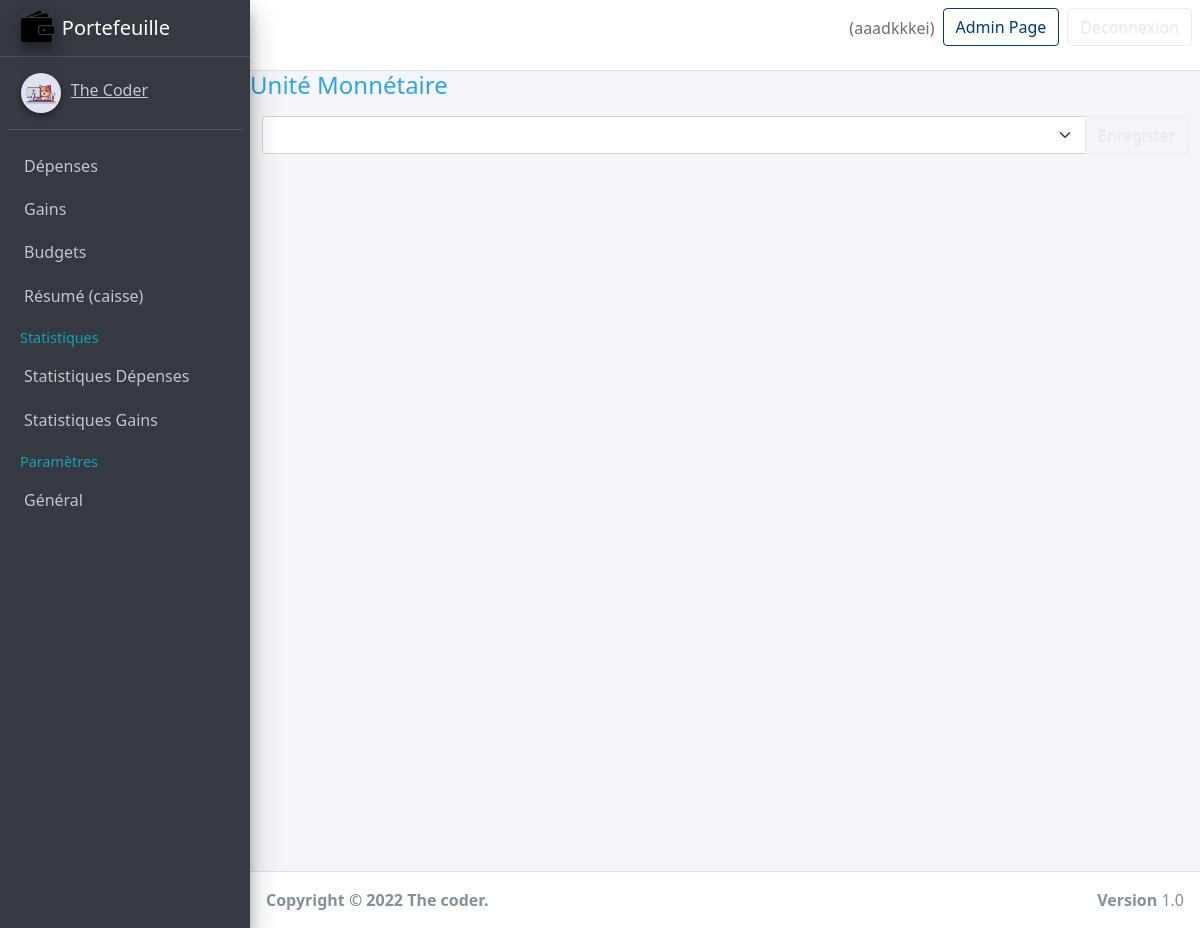
The page /preferences/ (signed in) on the database as committed earlier.
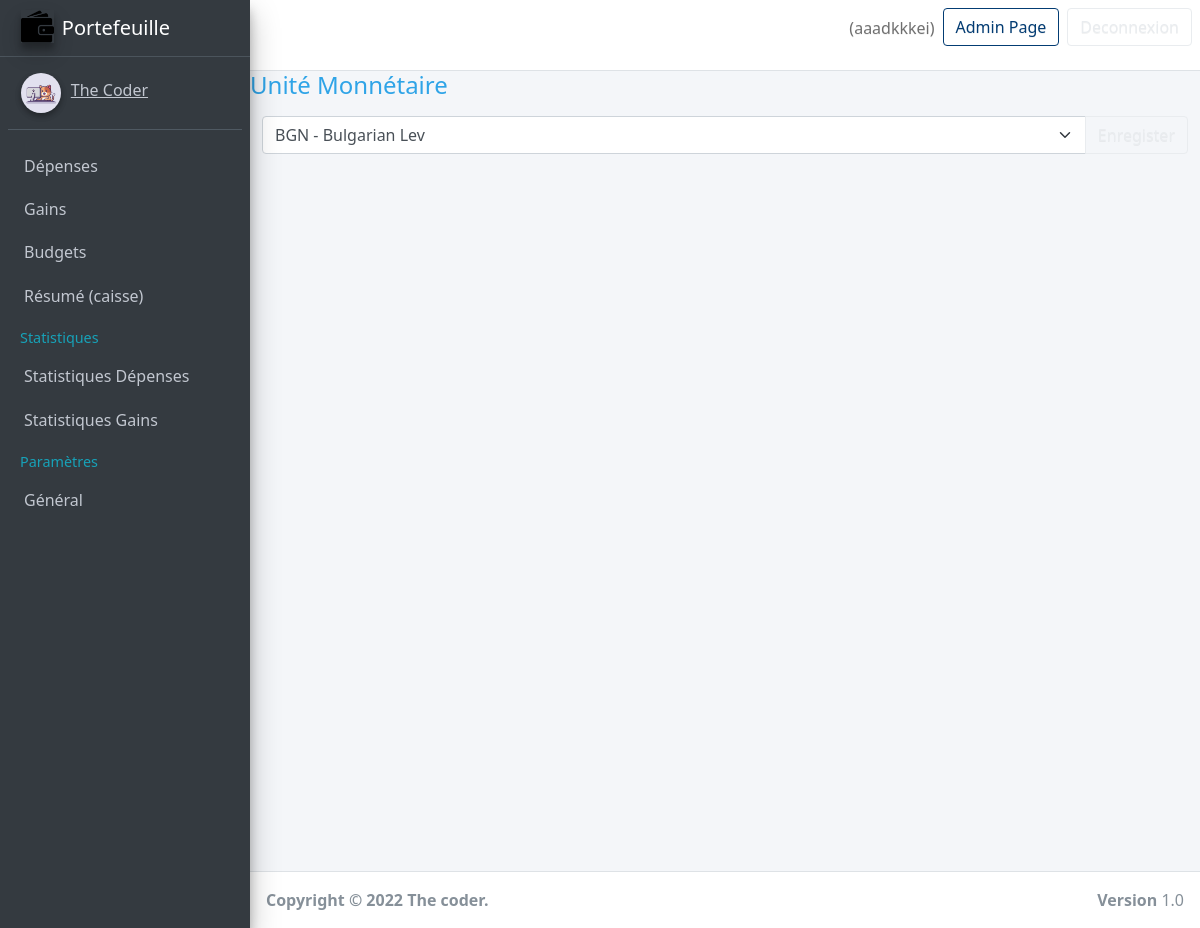
The same page on the database as committed later.
### userpreferences/models.py (models this page shows, shortened)
class UserPreference(models.Model):
    user = models.OneToOneField(to = User, on_delete = models.CASCADE)
    currency = models.CharField(max_length = 255, blank = True, null = True )

### userpreferences/views.py (the view, shortened to what this page needs)
# urls.py: path('', views.index, name="budgets"),
def index(request):
    currency_data = []
    file_path = os.path.join(settings.BASE_DIR, 'currencies.json')
    with open(file_path, 'r') as json_file:
        data = json.load(json_file)
        for k,v in data.items():
            currency_data.append({'name': k, 'value': v})
    exists = UserPreference.objects.filter(user = request.user).exists()
    user_preferences = None
    if exists:
        user_preferences = UserPreference.objects.get(user = request.user)
    if request.method == "GET":
        return render(request, 'preferences/index.html', {'currencies' : currency_data, 'user_preferences': user_preferences})

### userpreferences/templates/preferences/index.html (shortened to what this page needs)
{% extends 'base.html' %}
{% block 'content' %}
    <h4>Unité Monnétaire</h4>
    <div class="container mt-3">
        <form action="{% url 'preferences' %}" method="post">
            <div class="input-group">
                <select name="currency" class="form-select" id="inputGroupSelect04" aria-label="Example select with button addon">
                    {% if 'user_preferences.currency' %}
                        <option selected value="{{user_preferences.currency}}">{{user_preferences.currency}}</option>
                        {% for currency in currencies  %}
                            <option value="{{currency.name}} - {{currency.value}}">{{currency.name}} - {{currency.value}}</option>
                        {% endfor %}
                    {% endif %}
                </select>
                <input class="btn btn-outline-secondary" type="submit" value="Enregister" />
            </div>
        </form>
    </div>
{% endblock %}

Rows that differ between the two databases and show on the page:
added UserPreference: currency "BGN - Bulgarian Lev"
